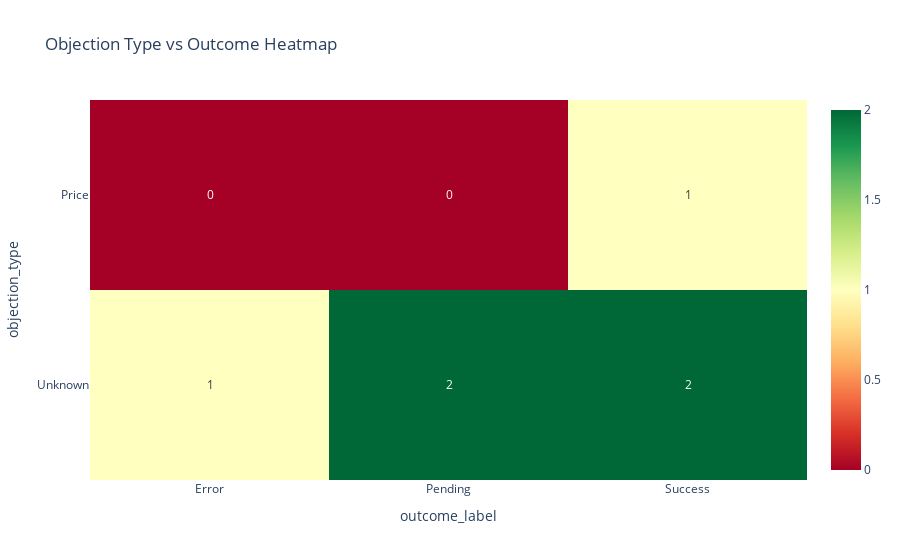

Notebook cell for this chart:
### Code cell
# Chi-Square Test for Objection vs Outcome
if DATA_LOADED and len(metrics_df) > 0 and 'objection_type' in metrics_df.columns:
    try:
        contingency = pd.crosstab(metrics_df['objection_type'], metrics_df['outcome_label'])
        
        if contingency.shape[0] >= 2 and contingency.shape[1] >= 2:
            chi2, p_value, dof, expected = chi2_contingency(contingency)
            
            print("🔬 Chi-Square Test: Objection Type vs Outcome")
            print("="*50)
            print(f"Chi-Square Statistic: {chi2:.4f}")
            print(f"P-Value: {p_value:.4f}")
            print(f"Degrees of Freedom: {dof}")
            print(f"\n{'✅ Significant association!' if p_value < 0.05 else '❌ No significant association'}")
            
            # Visualize
            fig = px.imshow(contingency, text_auto=True, aspect='auto',
                            title='Objection Type vs Outcome Heatmap',
                            color_continuous_scale='RdYlGn')
            fig.show()
        else:
            print("⚠️ Need at least 2 categories in each variable for chi-square test")
            print(f"Current shape: {contingency.shape}")
    except Exception as e:
        print(f"⚠️ Chi-square test failed: {e}")
else:
    print("⚠️ No objection data available for analysis")

### Figure 1 — Plotly figure (JSON) as saved in the notebook; plotly's stock layout.template omitted (floating-point values rounded to 4 significant figures)
{"data": [{"coloraxis": "coloraxis", "hovertemplate": "outcome_label: %{x}<br>objection_type: %{y}<br>color: %{z}<extra></extra>", "name": "0", "texttemplate": "%{z}", "type": "heatmap", "x": ["Error", "Pending", "Success"], "xaxis": "x", "y": ["Price", "Unknown"], "yaxis": "y", "z": [[0, 0, 1], [1, 2, 2]]}], "layout": {"coloraxis": {"colorscale": [[0, "rgb(165,0,38)"], [0.1, "rgb(215,48,39)"], [0.2, "rgb(244,109,67)"], [0.3, "rgb(253,174,97)"], [0.4, "rgb(254,224,139)"], [0.5, "rgb(255,255,191)"], [0.6, "rgb(217,239,139)"], [0.7, "rgb(166,217,106)"], [0.8, "rgb(102,189,99)"], [0.9, "rgb(26,152,80)"], [1, "rgb(0,104,55)"]]}, "title": {"text": "Objection Type vs Outcome Heatmap"}, "xaxis": {"anchor": "y", "domain": [0, 1], "title": {"text": "outcome_label"}}, "yaxis": {"anchor": "x", "autorange": "reversed", "domain": [0, 1], "title": {"text": "objection_type"}}}}
